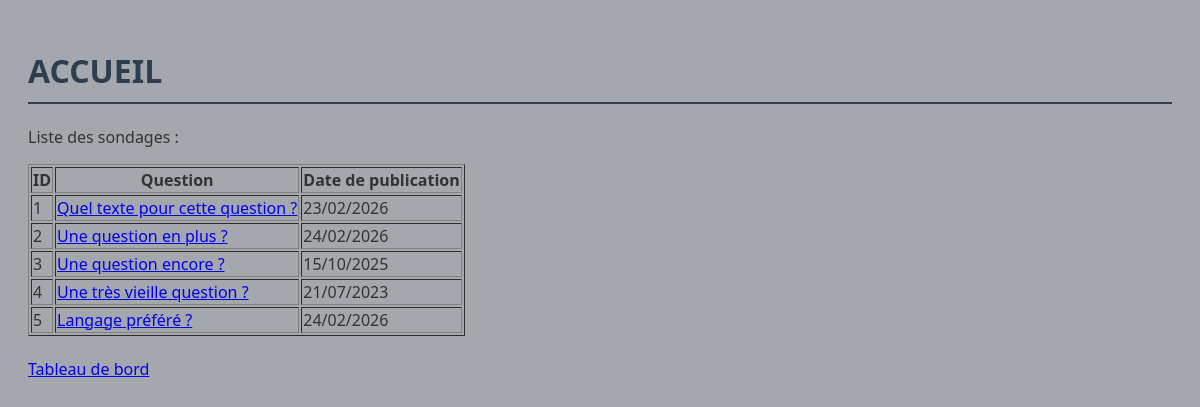
Page /polls/all/ on the earlier database version.
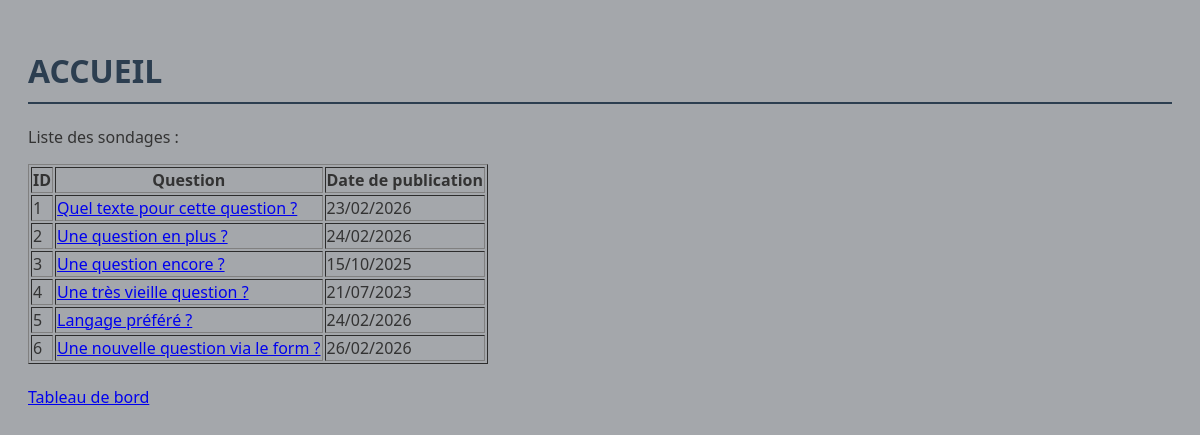
Same page on the later database version.
### polls/models.py (models this page shows, shortened)
class Question(models.Model):
    question_text = models.CharField(max_length=200, verbose_name="Question")
    pub_date = models.DateTimeField('date de publication')
    choice_set: 'RelatedManager[Choice]'
    class Meta:
        verbose_name = "Question"
        verbose_name_plural = "Questions"

### polls/views.py (the view)
# urls.py: path("all/", views.all_polls, name="all_polls"),
def all_polls(request: HttpRequest) -> HttpResponse:
    questions = Question.objects.all().order_by("id")
    return render(request, "polls/all_polls.html", {"questions": questions})

### polls/templates/polls/all_polls.html (shortened to what this page needs)
{% load static %}<!doctype html>
<html lang="fr">
  <head>
    <link rel="stylesheet" href="{% static 'polls/style.css' %}" />
  </head>
  <body>
    <h1>ACCUEIL</h1>
    <p>Liste des sondages :</p>
    <table border="1">
      <tr>
        <th>ID</th>
        <th>Question</th>
        <th>Date de publication</th>
      </tr>
      {% for q in questions %}
      <tr>
        <td>{{ q.id }}</td>
        <td>
          <a href="{% url 'polls:frequency' q.id %}">{{ q.question_text }}</a>
        </td>
        <td>{{ q.pub_date|date:"d/m/Y" }}</td>
      </tr>
      {% endfor %}
    </table>
    <br />
    <a href="{% url 'polls:index' %}">Tableau de bord</a>
  </body>
</html>

Differences in the rows shown:
added Question: id "6", question_text "Une nouvelle question via le form ?", pub_date "26/02/2026"
